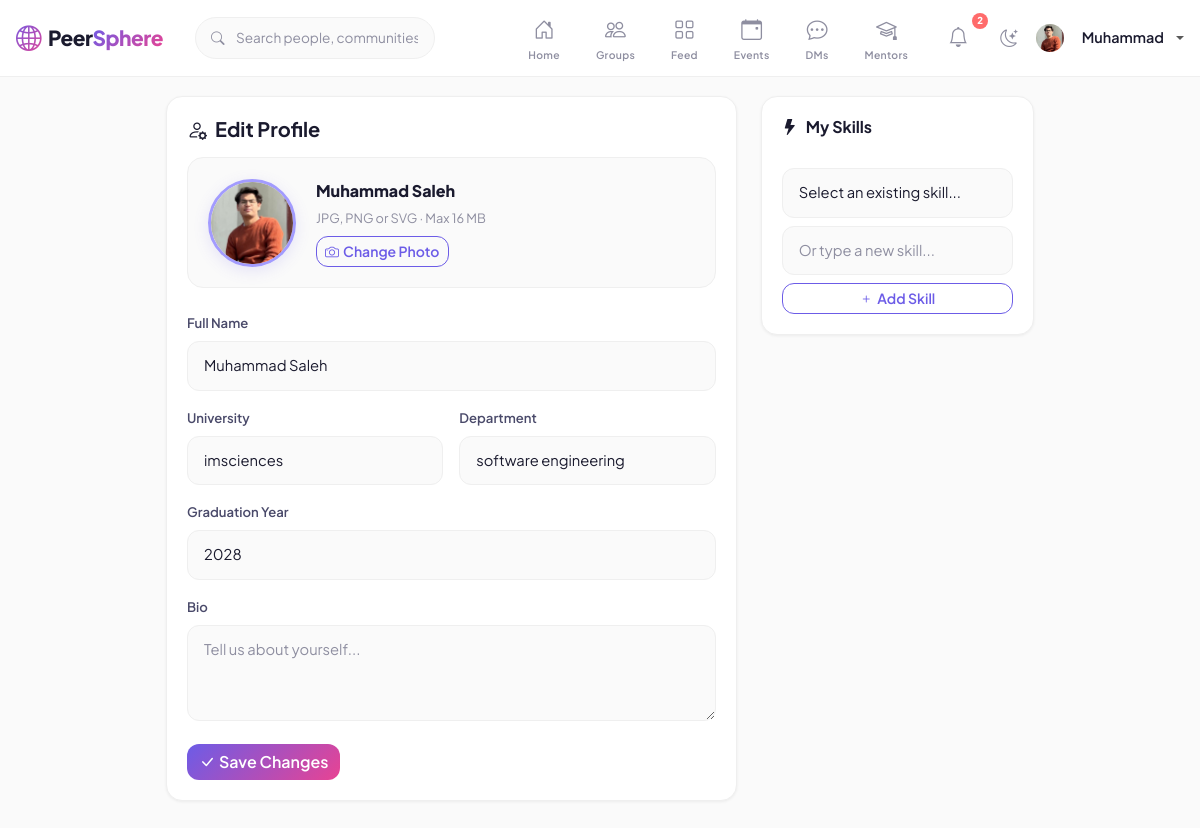
The app's page /profile/edit (signed in) with its own data.
### backend/app/models/user.py (models this page shows, shortened)
class User(db.Model, UserMixin):
    __tablename__ = 'users'
    id = db.Column(db.Integer, primary_key=True)
    name = db.Column(db.String(100), nullable=False)
    email = db.Column(db.String(150), unique=True, nullable=False, index=True)
    password_hash = db.Column(db.String(200), nullable=False)
    role = db.Column(db.String(20), nullable=False, default='student')  # student, alumni, admin
    university = db.Column(db.String(200), default='')
    department = db.Column(db.String(200), default='')
    graduation_year = db.Column(db.Integer, nullable=True)
    profile_picture = db.Column(db.String(300), default='default.png')
    bio = db.Column(db.Text, default='')
    created_at = db.Column(db.DateTime, default=datetime.utcnow)
    streak_count = db.Column(db.Integer, default=0)
    last_active = db.Column(db.DateTime, default=datetime.utcnow)
    is_verified = db.Column(db.Boolean, default=False)
    skills = db.relationship('UserSkill', backref='user', lazy='dynamic', cascade='all, delete-orphan')
    posts = db.relationship('Post', backref='author', lazy='dynamic', cascade='all, delete-orphan')
    comments = db.relationship('Comment', backref='author', lazy='dynamic', cascade='all, delete-orphan')
    likes = db.relationship('Like', backref='user', lazy='dynamic', cascade='all, delete-orphan')
    bookmarks = db.relationship('Bookmark', backref='user', lazy='dynamic', cascade='all, delete-orphan')
    reactions = db.relationship('Reaction', backref='user', lazy='dynamic', cascade='all, delete-orphan')
    communities = db.relationship('Community', secondary='community_members', backref='members_list')
    communities_joined = db.relationship('CommunityMember', backref='user', lazy='dynamic', cascade='all, delete-orphan')
    communities_created = db.relationship('Community', backref='creator', lazy='dynamic')
    sent_messages = db.relationship('Message', foreign_keys='Message.sender_id', backref='sender', lazy='dynamic')
    received_messages = db.relationship('Message', foreign_keys='Message.receiver_id', backref='receiver', lazy='dynamic')
    events_created = db.relationship('Event', backref='organizer', lazy='dynamic')
    events_attending = db.relationship('EventAttendee', backref='user', lazy='dynamic', cascade='all, delete-orphan')
    mentor_profile = db.relationship('Mentor', backref='user', uselist=False, cascade='all, delete-orphan')
    notifications = db.relationship('Notification', backref='user', lazy='dynamic', cascade='all, delete-orphan')
    activities = db.relationship('ActivityLog', backref='user', lazy='dynamic', cascade='all, delete-orphan')
    stories = db.relationship('Story', backref='author', lazy='dynamic', cascade='all, delete-orphan')
    poll_votes = db.relationship('PollVote', backref='user', lazy='dynamic', cascade='all, delete-orphan')
    @property
    def username(self):
        return self.email.split('@')[0] if self.email else self.name.lower().replace(' ', '')

### backend/app/routes/profile.py (the view, shortened to what this page needs)
@profile_bp.route('/edit', methods=['GET', 'POST'])
@login_required
def edit():
    all_skills = Skill.query.order_by(Skill.skill_name).all()
    user_skill_ids = [us.skill_id for us in current_user.skills.all()]
    return render_template('profile/edit.html', all_skills=all_skills, user_skill_ids=user_skill_ids)

### backend/app/models/user.py (called while the page is built)
@login_manager.user_loader
def load_user(user_id):
    return User.query.get(int(user_id))

### frontend/templates/profile/edit.html (shortened to what this page needs)
{% extends "base.html" %}
{% block content %}
<div class="settings-layout">
    <div class="row g-4">
        <div class="col-lg-8">
            <div class="card-glass">
                <h5 class="card-glass-title"><i class="bi bi-person-gear me-2"></i>Edit Profile</h5>
                <form method="POST" action="{{ url_for('profile.edit') }}" enctype="multipart/form-data">
                    <div class="edit-avatar-section">
                        <div class="edit-avatar-preview" id="avatarPreviewWrap">
                            <img id="avatarPreviewImg" src="{{ url_for('static', filename='uploads/' + current_user.profile_picture) if current_user.profile_picture != 'default.png' else url_for('static', filename='img/default-avatar.svg') }}" alt="avatar">
                        </div>
                        <div class="edit-avatar-info">
                            <div class="avatar-name">{{ current_user.name }}</div>
                            <div class="avatar-hint">JPG, PNG or SVG · Max 16 MB</div>
                            <label class="btn btn-outline-primary btn-sm" style="cursor:pointer;">
                                <i class="bi bi-camera me-1"></i>Change Photo
                            </label>
                        </div>
                    </div>
                    <div class="mb-3">
                        <label class="form-label-custom">Full Name</label>
                        <input type="text" name="name" class="form-control-modern" value="{{ current_user.name }}">
                    </div>
                    <div class="row g-3 mb-3">
                        <div class="col-md-6">
                            <label class="form-label-custom">University</label>
                            <input type="text" name="university" class="form-control-modern" value="{{ current_user.university or '' }}">
                        </div>
                        <div class="col-md-6">
                            <label class="form-label-custom">Department</label>
                            <input type="text" name="department" class="form-control-modern" value="{{ current_user.department or '' }}">
                        </div>
                    </div>
                    <div class="mb-3">
                        <label class="form-label-custom">Graduation Year</label>
                        <input type="number" name="graduation_year" class="form-control-modern" value="{{ current_user.graduation_year or '' }}" min="2000" max="2035">
                    </div>
                    <div class="mb-3">
                        <label class="form-label-custom">Bio</label>
                        <textarea name="bio" class="form-control-modern" rows="3" placeholder="Tell us about yourself...">{{ current_user.bio or '' }}</textarea>
                    </div>
                    <button type="submit" class="btn btn-primary"><i class="bi bi-check-lg me-1"></i>Save Changes</button>
                </form>
            </div>
        </div>
        <div class="col-lg-4">
            <div class="card-glass">
                <h6 class="card-glass-title"><i class="bi bi-lightning-fill me-2"></i>My Skills</h6>
                <form method="POST" action="{{ url_for('profile.add_skill') }}">
                    <div class="mb-2">
                        <select name="skill_id" class="form-control-modern">
                            <option value="">Select an existing skill...</option>
                        </select>
                    </div>
                    <div class="mb-2">
                        <input type="text" name="new_skill" class="form-control-modern" placeholder="Or type a new skill...">
                    </div>
                    <button type="submit" class="btn btn-outline-primary btn-sm w-100"><i class="bi bi-plus me-1"></i>Add Skill</button>
                </form>
            </div>
        </div>
    </div>
</div>
{% endblock %}

### frontend/templates/base.html (shortened to what this page needs)
<!DOCTYPE html>
<html lang="en" data-theme="light">
<head>
    <link href="https://cdn.jsdelivr.net/npm/bootstrap@5.3.2/dist/css/bootstrap.min.css" rel="stylesheet">
    <link href="https://cdn.jsdelivr.net/npm/bootstrap-icons@1.11.3/font/bootstrap-icons.min.css" rel="stylesheet">
    <link rel="stylesheet" href="{{ url_for('static', filename='css/style.css') }}">
</head>
<body>
    {% if current_user.is_authenticated %}
    <nav class="navbar navbar-expand-lg navbar-main">
        <div class="container-fluid px-3">
            <a class="navbar-brand d-flex align-items-center" href="{{ url_for('main.dashboard') }}">
                <i class="bi bi-globe2 brand-icon"></i>
                <span class="brand-text">Peer<span class="brand-accent">Sphere</span></span>
            </a>
            <form class="nav-search-form d-none d-md-flex ms-3" action="{{ url_for('search.index') }}" method="GET">
                <div class="nav-search-wrapper">
                    <i class="bi bi-search"></i>
                    <input type="text" name="q" class="nav-search-input" placeholder="Search people, communities..."
                        value="{{ request.args.get('q', '') }}">
                </div>
            </form>
            <div class="collapse navbar-collapse" id="navbarNav">
                <ul class="navbar-nav ms-auto align-items-center gap-1">
                    <li class="nav-item">
                        <a class="nav-link nav-icon-link {% if request.endpoint == 'main.dashboard' %}active{% endif %}"
                            href="{{ url_for('main.dashboard') }}">
                            <i
                                class="bi bi-house-door{% if request.endpoint == 'main.dashboard' %}-fill{% endif %}"></i>
                            <span class="nav-label">Home</span>
                        </a>
                    </li>
                    <li class="nav-item">
                        <a class="nav-link nav-icon-link {% if request.endpoint and 'communities' in request.endpoint %}active{% endif %}"
                            href="{{ url_for('communities.index') }}">
                            <i
                                class="bi bi-people{% if request.endpoint and 'communities' in request.endpoint %}-fill{% endif %}"></i>
                            <span class="nav-label">Groups</span>
                        </a>
                    </li>
                    <li class="nav-item">
                        <a class="nav-link nav-icon-link {% if request.endpoint and 'feed' in request.endpoint %}active{% endif %}"
                            href="{{ url_for('feed.index') }}">
                            <i
                                class="bi bi-grid{% if request.endpoint and 'feed' in request.endpoint %}-fill{% endif %}"></i>
                            <span class="nav-label">Feed</span>
                        </a>
                    </li>
                    <li class="nav-item">
                        <a class="nav-link nav-icon-link {% if request.endpoint and 'events' in request.endpoint %}active{% endif %}"
                            href="{{ url_for('events.index') }}">
                            <i
                                class="bi bi-calendar-event{% if request.endpoint and 'events' in request.endpoint %}-fill{% endif %}"></i>
                            <span class="nav-label">Events</span>
                        </a>
                    </li>
                    <li class="nav-item">
                        <a class="nav-link nav-icon-link {% if request.endpoint and 'messages' in request.endpoint %}active{% endif %}"
                            href="{{ url_for('messages.index') }}">
                            <i
                                class="bi bi-chat-dots{% if request.endpoint and 'messages' in request.endpoint %}-fill{% endif %}"></i>
                            <span class="nav-label">DMs</span>
                        </a>
                    </li>
                    <li class="nav-item">
                        <a class="nav-link nav-icon-link {% if request.endpoint and 'mentors' in request.endpoint %}active{% endif %}"
                            href="{{ url_for('mentors.index') }}">
                            <i
                                class="bi bi-mortarboard{% if request.endpoint and 'mentors' in request.endpoint %}-fill{% endif %}"></i>
                            <span class="nav-label">Mentors</span>
                        </a>
                    </li>
                    <li class="nav-item ms-1">
                        <div class="notification-bell nav-icon-link" style="cursor:pointer;">
                            <i class="bi bi-bell fs-5" style="color:var(--text-muted);"></i>
                            {% set unread_count = current_user.notifications.filter_by(is_read=False).count() %}
                            {% if unread_count > 0 %}
                            <span class="notification-count">{{ unread_count }}</span>
                            {% endif %}
                        </div>
                    </li>
                    <li class="nav-item ms-1">
                        <button class="btn-theme-toggle" onclick="toggleTheme()" title="Toggle theme">
                            <i class="bi bi-moon-stars" id="themeIcon"></i>
                        </button>
                    </li>
                    <li class="nav-item dropdown ms-1">
                        <a class="nav-link dropdown-toggle nav-user-dropdown p-0" href="#" role="button"
                            data-bs-toggle="dropdown">
                            <div class="nav-avatar">
                                <img src="{{ url_for('static', filename='uploads/' + current_user.profile_picture) if current_user.profile_picture != 'default.png' else url_for('static', filename='img/default-avatar.svg') }}"
                                    alt="avatar">
                            </div>
                            <span class="nav-username d-none d-lg-inline ms-2">{{ current_user.name.split(' ')[0]
                                }}</span>
                        </a>
                    </li>
                </ul>
            </div>
        </div>
    </nav>
    {% endif %}
    {% if current_user.is_authenticated %}
    <main class="main-content">
        <div class="container-fluid px-3 px-md-4">
            {% endif %}
            {% block content %}{% endblock %}
            {% if current_user.is_authenticated %}
        </div>
    </main>
    {% endif %}
</body>
</html>

### records on screen
User: profile_picture (picture), name "Muhammad", name "Muhammad Saleh", university "imsciences", department "software engineering", graduation_year "2028"

### other values on screen
{{ unread_count }} "2"
